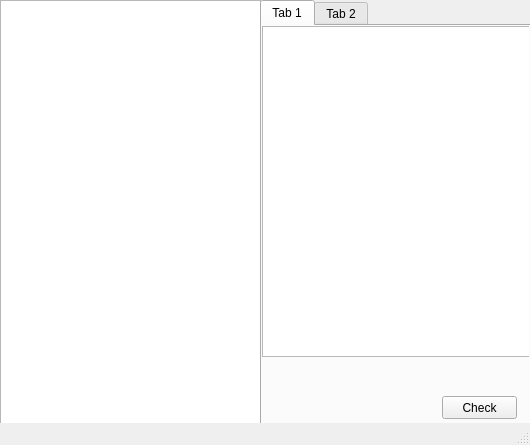
<?xml version="1.0" encoding="UTF-8"?>
<ui version="4.0">
 <class>MainWindow</class>
 <widget class="QMainWindow" name="MainWindow">
  <property name="geometry">
   <rect>
    <x>0</x>
    <y>0</y>
    <width>530</width>
    <height>445</height>
   </rect>
  </property>
  <property name="windowTitle">
   <string>MainWindow</string>
  </property>
  <widget class="QWidget" name="centralwidget">
   <widget class="QTreeView" name="treeView">
    <property name="geometry">
     <rect>
      <x>0</x>
      <y>0</y>
      <width>261</width>
      <height>431</height>
     </rect>
    </property>
    <property name="locale">
     <locale language="English" country="UnitedStates"/>
    </property>
   </widget>
   <widget class="QTabWidget" name="tabWidget">
    <property name="geometry">
     <rect>
      <x>260</x>
      <y>0</y>
      <width>271</width>
      <height>431</height>
     </rect>
    </property>
    <property name="locale">
     <locale language="English" country="UnitedStates"/>
    </property>
    <property name="currentIndex">
     <number>0</number>
    </property>
    <widget class="QWidget" name="tab">
     <attribute name="title">
      <string>Tab 1</string>
     </attribute>
     <widget class="QPushButton" name="pushButton">
      <property name="geometry">
       <rect>
        <x>180</x>
        <y>370</y>
        <width>75</width>
        <height>23</height>
       </rect>
      </property>
      <property name="text">
       <string>Check</string>
      </property>
     </widget>
     <widget class="QListView" name="listView_2">
      <property name="geometry">
       <rect>
        <x>0</x>
        <y>0</y>
        <width>271</width>
        <height>331</height>
       </rect>
      </property>
     </widget>
    </widget>
    <widget class="QWidget" name="tab_2">
     <attribute name="title">
      <string>Tab 2</string>
     </attribute>
     <widget class="QPushButton" name="pushButton_2">
      <property name="geometry">
       <rect>
        <x>180</x>
        <y>370</y>
        <width>75</width>
        <height>23</height>
       </rect>
      </property>
      <property name="text">
       <string>Copy</string>
      </property>
     </widget>
     <widget class="QCheckBox" name="checkBox">
      <property name="geometry">
       <rect>
        <x>10</x>
        <y>340</y>
        <width>71</width>
        <height>16</height>
       </rect>
      </property>
      <property name="text">
       <string>PC</string>
      </property>
     </widget>
     <widget class="QCheckBox" name="checkBox_2">
      <property name="geometry">
       <rect>
        <x>10</x>
        <y>360</y>
        <width>71</width>
        <height>16</height>
       </rect>
      </property>
      <property name="text">
       <string>IOS</string>
      </property>
     </widget>
     <widget class="QCheckBox" name="checkBox_3">
      <property name="geometry">
       <rect>
        <x>10</x>
        <y>380</y>
        <width>71</width>
        <height>16</height>
       </rect>
      </property>
      <property name="text">
       <string>Android</string>
      </property>
     </widget>
     <widget class="QListView" name="listView">
      <property name="geometry">
       <rect>
        <x>0</x>
        <y>0</y>
        <width>271</width>
        <height>331</height>
       </rect>
      </property>
     </widget>
    </widget>
   </widget>
  </widget>
  <widget class="QStatusBar" name="statusbar"/>
 </widget>
 <resources/>
 <connections/>
</ui>
